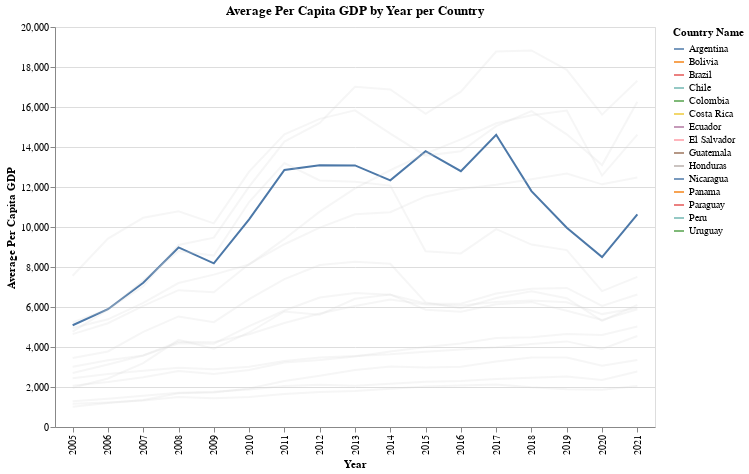

The code cell stored with this chart in its notebook:
### Code cell
# Define the dropdown selection
country_selection = alt.selection_single(
    name='Select',
    fields=['Country Name'],
    init={'Country Name': 'Argentina'},  # Set the initial selected country
    bind=alt.binding_select(options=list(pivoted_dataset['Country Name'].unique()))
)

# Create the Altair plot
plot = alt.Chart(pivoted_dataset).mark_line().encode(
    x='Year:N',
    y=alt.Y('mean(Per Capita GDP):Q', title='Average Per Capita GDP'),
    color=alt.condition(country_selection, 'Country Name:N', alt.value('lightgray')),
    opacity=alt.condition(country_selection, alt.value(1), alt.value(0.2)),
    tooltip=['Country Name', 'Year', 'Per Capita GDP']
).add_selection(
    country_selection
).properties(
    title='Average Per Capita GDP by Year per Country'
).configure_mark(
    size=2
).configure_view(
    width=600,  # Set the width of the plot
    height=400  # Set the height of the plot
)

# Display the plot
plot

### Figure 1 — Vega-Lite specification as saved in the notebook (floating-point values rounded to 4 significant figures; data arrays with more than 128 entries replaced by an {"elided": "..."} marker saying what was removed)
{"config": {"view": {"continuousWidth": 400, "continuousHeight": 300, "height": 400, "width": 600}, "mark": {"size": 2}}, "data": {"name": "data-497f5a691553f512538ecd499c0c68c3"}, "mark": "line", "encoding": {"color": {"condition": {"type": "nominal", "field": "Country Name", "selection": "Select"}, "value": "lightgray"}, "opacity": {"condition": {"value": 1, "selection": "Select"}, "value": 0.2}, "tooltip": [{"type": "nominal", "field": "Country Name"}, {"type": "nominal", "field": "Year"}, {"type": "quantitative", "field": "Per Capita GDP"}], "x": {"type": "nominal", "field": "Year"}, "y": {"type": "quantitative", "aggregate": "mean", "field": "Per Capita GDP", "title": "Average Per Capita GDP"}}, "selection": {"Select": {"type": "single", "fields": ["Country Name"], "init": {"Country Name": "Argentina"}, "bind": {"input": "select", "options": ["Argentina", "Bolivia", "Brazil", "Chile", "Colombia", "Costa Rica", "Ecuador", "Guatemala", "Honduras", "Nicaragua", "Panama", "Peru", "Paraguay", "El Salvador", "Uruguay"]}}}, "title": "Average Per Capita GDP by Year per Country", "$schema": "https://vega.github.io/schema/vega-lite/v4.8.1.json", "datasets": {"data-497f5a691553f512538ecd499c0c68c3": {"elided": "255 records"}}}
